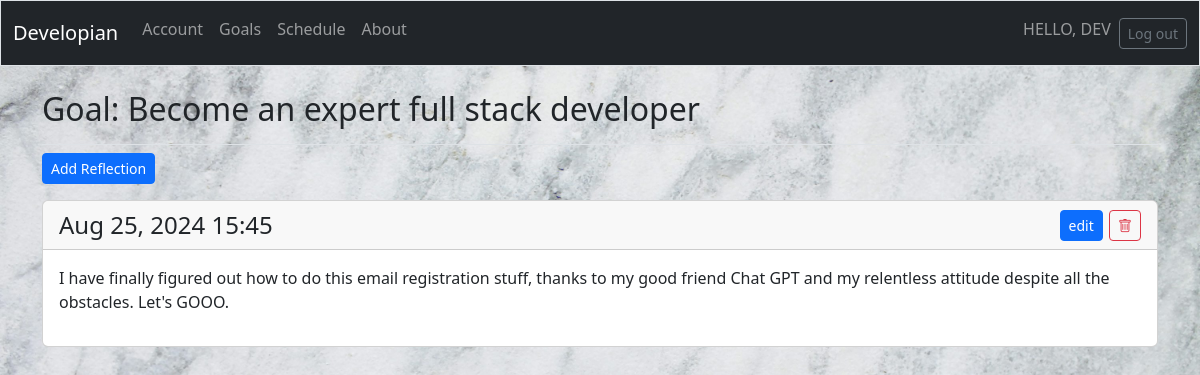
Before: /goals/1/ (signed in) with the older database file.
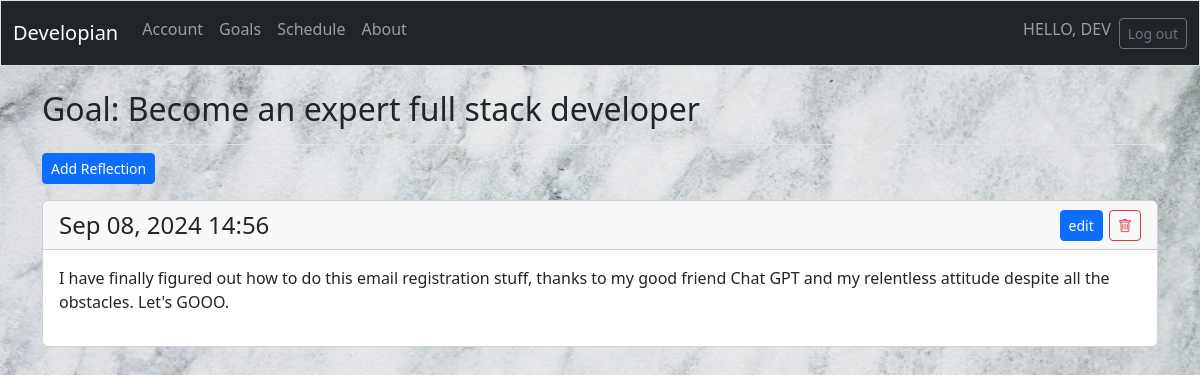
After: the same page with the newer database file.
### accounts/models.py (models this page shows, shortened)
class Registration(AbstractBaseUser):
    email = models.EmailField(unique=True)
    username = models.CharField(max_length=25, unique=True)
    is_verified = models.BooleanField(default=False)
    is_active = models.BooleanField(default=True)
    is_admin = models.BooleanField(default=False)
    is_superuser = models.BooleanField(default=False)
    is_staff = models.BooleanField(default=False)
    token = models.CharField(max_length=100, blank=True, null=True)
    objects = UserManager()
    USERNAME_FIELD = 'email'
    REQUIRED_FIELDS = ['username']

### developian/models.py (models this page shows, shortened)
class Goal(models.Model):
    text = models.CharField(max_length=200)
    date_added = models.DateTimeField(auto_now_add=True)
    owner = models.ForeignKey(settings.AUTH_USER_MODEL, on_delete=models.CASCADE)

class Reflection(models.Model):
    goal = models.ForeignKey(Goal, on_delete=models.CASCADE)
    reflection = models.TextField()
    date_added = models.DateTimeField(auto_now=True)

### developian/views.py (the view)
# urls.py: path('goals/<int:goal_id>/', views.goal, name='goal'),
@login_required
def goal(request, goal_id):
    goal = Goal.objects.get(id=goal_id)
    check_goal_owner(request, goal)
    reflections = goal.reflection_set.order_by('-date_added')
    context = {'goal': goal, 'reflections': reflections}
    return render(request, 'developian/goal.html', context)

### developian/views.py (called while the page is built)
def check_goal_owner(request, goal):
    if goal.owner != request.user:
        raise Http404

### developian/templates/developian/goal.html
{% extends 'developian/base.html' %}
{% block page_header %}
  <h2>Goal: {{ goal.text }}</h2>
{% endblock page_header %}
{% block content %}
  <p>
    <a class="btn btn-primary btn-sm" href="{% url 'developian:new_reflection' goal.id %}">Add Reflection</a>
  </p>
  {% for reflection in reflections %}
    <div class="card mb-3">
      <h4 class="card-header d-flex justify-content-between align-items-center">
        {{ reflection.date_added|date:'M d, Y H:i' }}
        <div>
          <a class="btn btn-primary btn-sm"
          href="{% url 'developian:edit_reflection' reflection.id %}">
          edit
          </a>
          <a href="{% url 'developian:delete_reflection' reflection.id %}"
          class="btn btn-outline-danger btn-sm"><i class='bi bi-trash'></i></a>
        </div>
      </h4>
       <div class="card-body">{{ reflection.reflection|linebreaks }}</div>
    </div>
  {% empty %}
    <p>No reflections have been created yet!</p>
  {% endfor %}
{% endblock content %}

### developian/templates/developian/base.html (shortened to what this page needs)
<!doctype html>
<html lang="en">
  <head>
    {% load static %}
    <link rel="stylesheet" href="{% static 'developian/styles.css' %}">
    <link rel="stylesheet" href="https://cdn.jsdelivr.net/npm/bootstrap-icons@1.10.5/font/bootstrap-icons.css">
    {% load django_bootstrap5 %}
    {% bootstrap_css %}
  </head>
  <body class="bg">
    <nav class="navbar navbar-expand-md navbar-dark bg-dark mb-4 border">
      <div class="container-fluid">
        <a class="navbar-brand" href="{% url 'developian:index' %}">
          Developian
        </a>
        <div class="collapse navbar-collapse" id="navbarCollapse">
          <ul class="navbar-nav me-auto mb-2 mb-md-O">
            <li class="nav-item">
              <a class="nav-link" href="{% url 'accounts:info' %}">
                Account
              </a>
            </li>
            <li class="nav-item">
              <a class="nav-link" href="{% url 'developian:goals' %}">
                Goals
              </a>
            </li>
            <li class="nav-item">
              <a class="nav-link" href="{% url 'developian:schedule' %}">
                Schedule
              </a>
            </li>
            <li class="nav-item">
              <a class="nav-link" href="{% url 'developian:about' %}">
                About
              </a>
            </li>
          </ul>
          <ul class="navbar-nav ms-auto mb-2 mb-md-o">
            {% if user.is_authenticated %}
              <li class="nav-item">
                <span class="navbar-text me-2">HELLO, {{ user.username.upper }}</span>
              </li>
            {% endif %}
          </ul>
          {% if user.is_authenticated %}
            <form action="{% url 'accounts:logout' %}" method="post">
              <button name="submit" class="btn btn-outline-secondary btn-sm">
                Log out
              </button>
            </form>
          {% endif %}
        </div>
      </div>
    </nav>
    <main class="container">
      <div class="pb-2 mb-2 border-bottom">
        {% block page_header %}{% endblock page_header %}
      </div>
      <div>
        {% block content %}{% endblock content %}
      </div>
    </main>
  </body>
</html>

### developian/static/developian/styles.css (style rules this page uses)
html, body { height: 100%; margin: 0; }
.bg { background-image: url("/static/developian/marble_wallpaper.jpeg"); background-repeat: repeat; background-size: cover; background-position: center; background-attachment: scroll; height: 100vh; }

Changed rows visible on the page:
changed Reflection: date_added "Aug 25, 2024 15:45" → "Sep 08, 2024 14:56"
